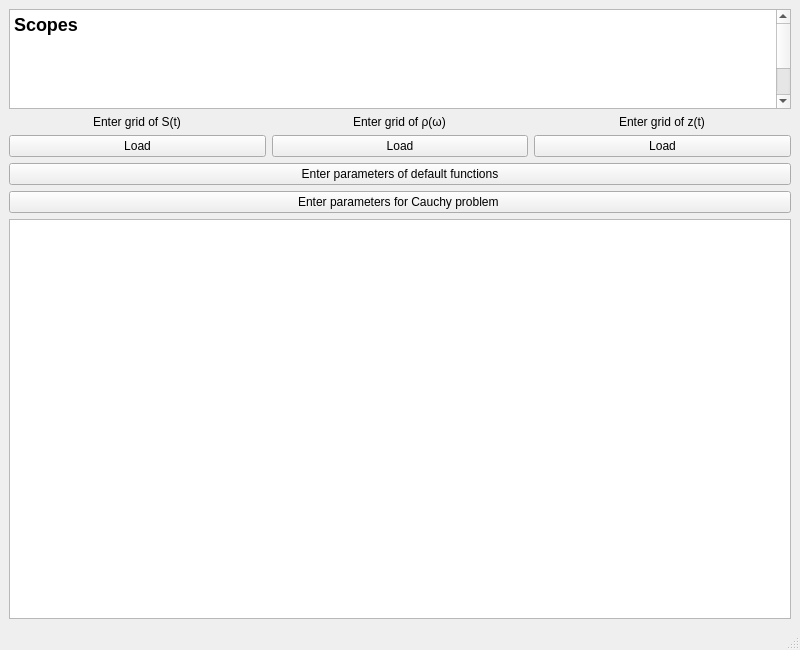
<?xml version="1.0" encoding="UTF-8"?>
<ui version="4.0">
 <class>MainWindow</class>
 <widget class="QMainWindow" name="MainWindow">
  <property name="geometry">
   <rect>
    <x>0</x>
    <y>0</y>
    <width>800</width>
    <height>650</height>
   </rect>
  </property>
  <property name="minimumSize">
   <size>
    <width>100</width>
    <height>533</height>
   </size>
  </property>
  <property name="windowTitle">
   <string>MainWindow</string>
  </property>
  <widget class="QWidget" name="centralwidget">
   <layout class="QVBoxLayout" name="verticalLayout_5">
    <item>
     <layout class="QVBoxLayout" name="verticalLayout_4">
      <item>
       <widget class="QTextBrowser" name="textBrowser">
        <property name="maximumSize">
         <size>
          <width>16777215</width>
          <height>150</height>
         </size>
        </property>
        <property name="html">
         <string>&lt;!DOCTYPE HTML PUBLIC &quot;-//W3C//DTD HTML 4.0//EN&quot; &quot;http://www.w3.org/TR/REC-html40/strict.dtd&quot;&gt;
&lt;html&gt;&lt;head&gt;&lt;meta name=&quot;qrichtext&quot; content=&quot;1&quot; /&gt;&lt;style type=&quot;text/css&quot;&gt;
p, li { white-space: pre-wrap; }
&lt;/style&gt;&lt;/head&gt;&lt;body style=&quot; font-family:'.SF NS Text'; font-size:13pt; font-weight:400; font-style:normal;&quot;&gt;
&lt;p style=&quot; margin-top:16px; margin-bottom:12px; margin-left:0px; margin-right:0px; -qt-block-indent:0; text-indent:0px;&quot;&gt;&lt;span style=&quot; font-size:x-large; font-weight:600;&quot;&gt;Scopes&lt;/span&gt;&lt;/p&gt;
&lt;p style=&quot; margin-top:0px; margin-bottom:0px; margin-left:0px; margin-right:0px; -qt-block-indent:0; text-indent:0px;&quot;&gt;&lt;br /&gt;&lt;/p&gt;
&lt;table border=&quot;0&quot; style=&quot; margin-top:0px; margin-bottom:0px; margin-left:0px; margin-right:0px;&quot; cellspacing=&quot;2&quot; cellpadding=&quot;0&quot;&gt;
&lt;tr&gt;
&lt;td&gt;
&lt;p align=&quot;center&quot; style=&quot; margin-top:0px; margin-bottom:0px; margin-left:0px; margin-right:0px; -qt-block-indent:0; text-indent:0px;&quot;&gt;&lt;img src=&quot;Untitled0x.png&quot; /&gt;&lt;/p&gt;&lt;/td&gt;
&lt;td&gt;&lt;/td&gt;&lt;/tr&gt;&lt;/table&gt;
&lt;table border=&quot;0&quot; style=&quot; margin-top:0px; margin-bottom:0px; margin-left:0px; margin-right:0px;&quot; cellspacing=&quot;2&quot; cellpadding=&quot;0&quot;&gt;
&lt;tr&gt;
&lt;td&gt;
&lt;p align=&quot;center&quot; style=&quot; margin-top:0px; margin-bottom:0px; margin-left:0px; margin-right:0px; -qt-block-indent:0; text-indent:0px;&quot;&gt;&lt;img src=&quot;Untitled1x.png&quot; /&gt;&lt;/p&gt;&lt;/td&gt;
&lt;td&gt;&lt;/td&gt;&lt;/tr&gt;&lt;/table&gt;
&lt;table border=&quot;0&quot; style=&quot; margin-top:0px; margin-bottom:0px; margin-left:0px; margin-right:0px;&quot; cellspacing=&quot;2&quot; cellpadding=&quot;0&quot;&gt;
&lt;tr&gt;
&lt;td&gt;
&lt;p align=&quot;center&quot; style=&quot; margin-top:0px; margin-bottom:0px; margin-left:0px; margin-right:0px; -qt-block-indent:0; text-indent:0px;&quot;&gt;&lt;img src=&quot;Untitled2x.png&quot; /&gt;&lt;/p&gt;&lt;/td&gt;
&lt;td&gt;&lt;/td&gt;&lt;/tr&gt;&lt;/table&gt;&lt;/body&gt;&lt;/html&gt;</string>
        </property>
       </widget>
      </item>
      <item>
       <layout class="QHBoxLayout" name="horizontalLayout">
        <item>
         <layout class="QVBoxLayout" name="verticalLayout_2">
          <item alignment="Qt::AlignHCenter|Qt::AlignVCenter">
           <widget class="QLabel" name="label_s">
            <property name="text">
             <string>&lt;html&gt;&lt;head/&gt;&lt;body&gt;&lt;p&gt;Enter grid of S(t)&lt;/p&gt;&lt;/body&gt;&lt;/html&gt;</string>
            </property>
           </widget>
          </item>
          <item>
           <widget class="QPushButton" name="pushButton_s_g">
            <property name="text">
             <string>Load</string>
            </property>
           </widget>
          </item>
         </layout>
        </item>
        <item>
         <layout class="QVBoxLayout" name="verticalLayout">
          <item alignment="Qt::AlignHCenter">
           <widget class="QLabel" name="label_rho">
            <property name="text">
             <string>&lt;html&gt;&lt;head/&gt;&lt;body&gt;&lt;p&gt;Enter grid of ρ(ω)&lt;/p&gt;&lt;/body&gt;&lt;/html&gt;</string>
            </property>
           </widget>
          </item>
          <item>
           <widget class="QPushButton" name="pushButton_rho_g">
            <property name="text">
             <string>Load</string>
            </property>
           </widget>
          </item>
         </layout>
        </item>
        <item>
         <layout class="QVBoxLayout" name="verticalLayout_3">
          <item alignment="Qt::AlignHCenter|Qt::AlignVCenter">
           <widget class="QLabel" name="label_z">
            <property name="text">
             <string>&lt;html&gt;&lt;head/&gt;&lt;body&gt;&lt;p&gt;Enter grid of z(t)&lt;/p&gt;&lt;/body&gt;&lt;/html&gt;</string>
            </property>
           </widget>
          </item>
          <item>
           <widget class="QPushButton" name="pushButton_z_g">
            <property name="text">
             <string>Load</string>
            </property>
           </widget>
          </item>
         </layout>
        </item>
       </layout>
      </item>
      <item>
       <widget class="QPushButton" name="pushButton_p">
        <property name="text">
         <string>Enter parameters of default functions</string>
        </property>
       </widget>
      </item>
      <item>
       <widget class="QPushButton" name="pushButton_cauchy">
        <property name="text">
         <string>Enter parameters for Cauchy problem </string>
        </property>
       </widget>
      </item>
      <item>
       <widget class="QGraphicsView" name="graphicsView">
        <property name="enabled">
         <bool>true</bool>
        </property>
        <property name="sizePolicy">
         <sizepolicy hsizetype="Expanding" vsizetype="Expanding">
          <horstretch>0</horstretch>
          <verstretch>0</verstretch>
         </sizepolicy>
        </property>
        <property name="minimumSize">
         <size>
          <width>400</width>
          <height>400</height>
         </size>
        </property>
        <property name="sceneRect">
         <rectf>
          <x>0.000000000000000</x>
          <y>0.000000000000000</y>
          <width>0.000000000000000</width>
          <height>0.000000000000000</height>
         </rectf>
        </property>
       </widget>
      </item>
     </layout>
    </item>
   </layout>
  </widget>
  <widget class="QStatusBar" name="statusbar"/>
 </widget>
 <resources/>
 <connections/>
</ui>
